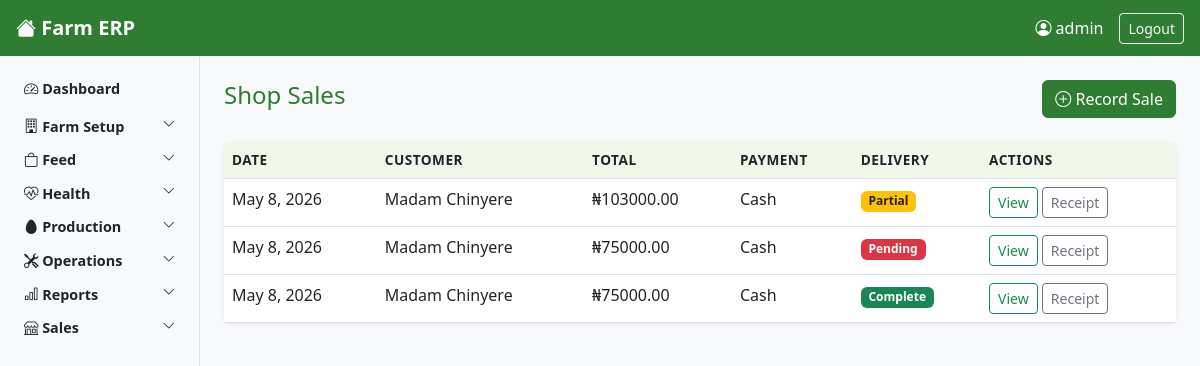
The page /shop/sales/ (signed in) on the database as committed earlier.
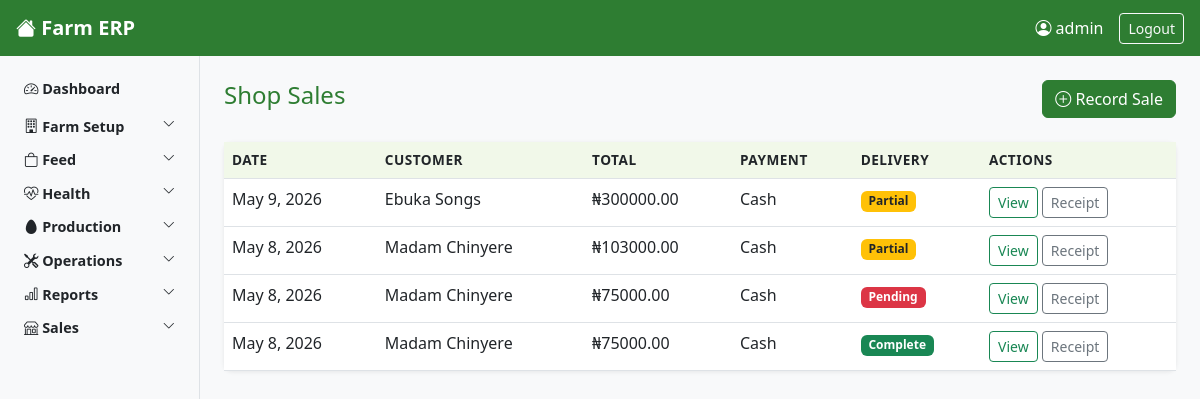
The same page on the database as committed later.
### core/models.py (models this page shows, shortened)
class ShopSale(models.Model):
    PAYMENT_METHOD_CHOICES = [
        ('cash', 'Cash'),
        ('transfer', 'Bank Transfer'),
        ('pos', 'POS'),
    ]
    DELIVERY_STATUS_CHOICES = [
    ('pending', 'Pending'),
    ('partial', 'Partial'),
    ('complete', 'Complete'),
    ]
    delivery_status = models.CharField(
    max_length=20,
    choices=DELIVERY_STATUS_CHOICES,
    default='pending',
    editable=False,
    help_text="Auto-computed from all item delivery statuses"
    )
    customer = models.ForeignKey(
        Customer,
        on_delete=models.PROTECT,
        related_name='shop_sales',
        null=True,
        blank=True,
        help_text="Leave blank for walk-in customers"
    )
    customer_name_walkin = models.CharField(
        max_length=200,
        blank=True,
        help_text="Name for walk-in customers not in the system"
    )
    sale_date = models.DateField()
    total_amount = models.DecimalField(
        max_digits=12,
        decimal_places=2,
        editable=False,
        default=0,
        help_text="Computed from all sale items"
    )
    payment_method = models.CharField(max_length=20, choices=PAYMENT_METHOD_CHOICES)
    payment_reference = models.CharField(
        max_length=200,
        blank=True,
        help_text="Transfer reference or POS receipt number"
    )
    recorded_by = models.ForeignKey(
        Worker,
        on_delete=models.PROTECT,
        related_name='shop_sales_recorded'
    )
    recorded_at = models.DateTimeField(auto_now_add=True)
    notes = models.TextField(blank=True)

### core/views.py (the view)
# urls.py: path('shop/sales/', views.ShopSaleListView.as_view(), name='shopsale-list'),
class ShopSaleListView(LoginRequiredMixin, ListView):
    model = ShopSale
    template_name = 'core/shopsale_list.html'
    context_object_name = 'sales'
    ordering = ['-sale_date']

### core/context_processors.py (called while the page is built, shortened)
def user_role_context(request):
    if request.user.is_authenticated:
        return get_user_context(request.user)

### core/permissions.py (called while the page is built)
def get_worker_role(user):
    try:
        return user.worker_profile.role
    except Exception:
        return None

def get_user_context(user):
    role = get_worker_role(user)
    return {
        'user_role': role,
        'is_pen_worker': role == 'pen_worker',
        'is_supervisor': role in ['supervisor', 'store_keeper'],
        'is_manager': role in ['manager', 'general_manager'],
        'is_director': role == 'director',
        'is_salesperson': role == 'salesperson',
        'is_accountant': role == 'accountant',
        'is_manager_or_above': role in ['manager', 'general_manager', 'director'],
        'is_supervisor_or_above': role in ['supervisor', 'store_keeper', 'manager',
                                            'general_manager', 'director'],
        'is_general_manager_or_above': role in ['general_manager', 'director'],
        'is_sales_or_above': role in ['salesperson', 'accountant',
                                       'general_manager', 'director'],
    }

### core/templates/core/shopsale_list.html (shortened to what this page needs)
{% extends 'core/base.html' %}
{% block content %}
<div class="d-flex justify-content-between align-items-center mb-4">
    <h4>Shop Sales</h4>
    <a href="{% url 'shopsale-create' %}" class="btn btn-success">
        <i class="bi bi-plus-circle"></i> Record Sale
    </a>
</div>
<div class="card">
    <div class="card-body p-0">
        <div class="table-responsive">
            <table class="table table-hover mb-0">
                <thead>
                    <tr>
                        <th>Date</th>
                        <th>Customer</th>
                        <th>Total</th>
                        <th>Payment</th>
                        <th>Delivery</th>
                        <th>Actions</th>
                    </tr>
                </thead>
                <tbody>
                    {% for sale in sales %}
                    <tr>
                        <td>{{ sale.sale_date }}</td>
                        <td>{{ sale.customer.name|default:sale.customer_name_walkin|default:"Walk-in" }}</td>
                        <td>₦{{ sale.total_amount }}</td>
                        <td>{{ sale.get_payment_method_display }}</td>
                        <td>
                            {% if sale.delivery_status == 'complete' %}
                                <span class="badge bg-success">Complete</span>
                            {% elif sale.delivery_status == 'partial' %}
                                <span class="badge bg-warning text-dark">Partial</span>
                            {% else %}
                                <span class="badge bg-danger">Pending</span>
                            {% endif %}
                        </td>
                        <td>
                            <a href="{% url 'shopsale-detail' sale.pk %}" class="btn btn-sm btn-outline-success">View</a>
                            <a href="{% url 'shopsale-receipt' sale.pk %}" class="btn btn-sm btn-outline-secondary">Receipt</a>
                        </td>
                    </tr>
                    {% empty %}
                    <tr>
                        <td colspan="6" class="text-center text-muted py-4">No sales recorded.</td>
                    </tr>
                    {% endfor %}
                </tbody>
            </table>
        </div>
    </div>
</div>
{% endblock %}

Rows that differ between the two databases and show on the page:
added ShopSale: sale_date "May 9, 2026", customer.name "Ebuka Songs", total_amount "300000.00", payment_method "Cash", delivery_status "Partial"
